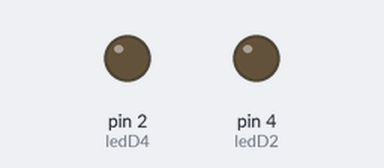
Recording of a sketch running on a simulated Arduino Uno, built with avr-gcc and run on an emulated ATmega328P. Parts: output pins drawn as LEDs (lit = HIGH).

Above: at 1.5 s.
At 4.5 s:
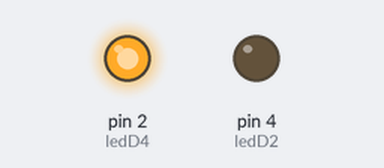
Timing chart, 0 to 7.8 s (numbered marks = the images above):
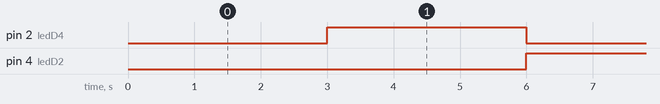

The sketch:

ACTIVE_LOW_1.ino
```cpp
int ledD4 = 2;
int ledD2 = 4;
void setup() {
  // put your setup code here, to run once:
pinMode(ledD2, OUTPUT);
pinMode(ledD4, OUTPUT);
}

void loop() {
  // put your main code here, to run repeatedly:

digitalWrite(ledD4, LOW);
delay(3000);
digitalWrite(ledD4, HIGH);

digitalWrite(ledD2, LOW);
delay(3000);
digitalWrite(ledD2, HIGH);

}
```

Measured:
- by itself, pin 2 (ledD4), pin 4 (ledD2): alternates HIGH for 3.0 s and LOW for 3.0 s
- by itself, everything shown: repeats every 6.0 s, in 3 steps
